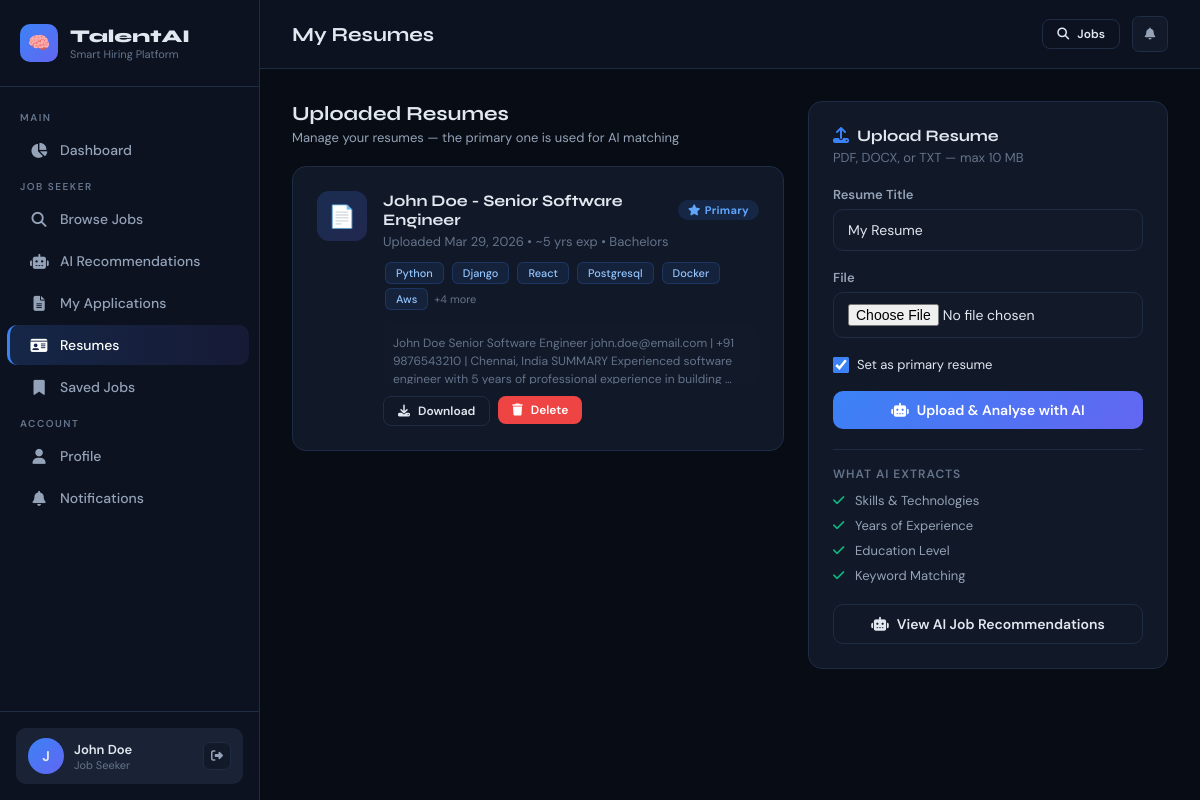
/resumes/ (signed in), run on the app's committed database.
### core/models.py (models this page shows, shortened)
class Resume(models.Model):
    user = models.ForeignKey(User, on_delete=models.CASCADE, related_name='resumes')
    title = models.CharField(max_length=200, default='My Resume')
    file = models.FileField(upload_to='resumes/')
    extracted_text = models.TextField(blank=True)
    skills_extracted = models.TextField(blank=True)
    experience_years = models.FloatField(default=0)
    education_level = models.CharField(max_length=100, blank=True)
    is_primary = models.BooleanField(default=False)
    uploaded_at = models.DateTimeField(auto_now_add=True)
    last_screened = models.DateTimeField(blank=True, null=True)
    class Meta:
        ordering = ['-uploaded_at']

### core/views.py (the view)
# urls.py: path('resumes/', views.resume_list, name='resume_list'),
@login_required
@role_required('user')
def resume_list(request):
    resumes = request.user.resumes.all()
    form = ResumeUploadForm()
    return render(request, 'core/user/resume_list.html', {'resumes': resumes, 'form': form})

### core/forms.py (shortened to what this page needs)
class ResumeUploadForm(forms.ModelForm):
    class Meta:
        model = Resume
        fields = ['title', 'file', 'is_primary']
        widgets = {
            'title': forms.TextInput(attrs={'class': 'form-control', 'placeholder': 'Resume title'}),
            'file': forms.FileInput(attrs={'class': 'form-control', 'accept': '.pdf,.doc,.docx,.txt'}),
            'is_primary': forms.CheckboxInput(attrs={'class': 'form-check-input'}),
        }

### core/context_processors.py (called while the page is built)
def notifications_count(request):
    if request.user.is_authenticated:
        count = request.user.notifications.filter(is_read=False).count()
        if request.user.is_superuser:
            role = 'admin'
            role_display = 'Admin'
        else:
            try:
                profile = request.user.profile
                role = profile.role
                role_display = profile.get_role_display()
            except Exception:
                role = 'user'
                role_display = 'Job Seeker'
        return {
            'unread_notifications_count': count,
            'user_role': role,
            'user_role_display': role_display,
        }
    return {
        'unread_notifications_count': 0,
        'user_role': '',
        'user_role_display': '',
    }

### core/templatetags/core_extras.py (called while the page is built)
@register.filter(name='split')
def split_filter(value, delimiter=','):
    if not value:
        return []
    return [item.strip() for item in str(value).split(delimiter) if item.strip()]

@register.filter(name='subtract')
def subtract(value, arg):
    try:
        return int(value) - int(arg)
    except (ValueError, TypeError):
        return 0

### core/views.py (called while the page is built)
def role_required(*roles):
    def decorator(view_func):
        @wraps(view_func)
        def wrapper(request, *args, **kwargs):
            if not request.user.is_authenticated:
                return redirect('login')
            profile = getattr(request.user, 'profile', None)
            user_role = profile.role if profile else None
            if request.user.is_superuser:
                user_role = 'admin'
            if user_role not in roles:
                messages.error(request, "Access denied for your role.")
                return redirect('dashboard')
            return view_func(request, *args, **kwargs)
        return wrapper
    return decorator

### core/templates/core/user/resume_list.html (shortened to what this page needs)
{% extends "core/base.html" %}
{% load core_extras %}
{% block page_title %}My Resumes{% endblock %}
{% block content %}
<div style="display:grid;grid-template-columns:1fr 360px;gap:24px;">
  <div>
    <div class="section-header">
      <div>
        <div class="section-title">Uploaded Resumes</div>
        <div class="section-subtitle">Manage your resumes — the primary one is used for AI matching</div>
      </div>
    </div>
    {% if resumes %}
    {% for resume in resumes %}
    <div class="card" style="margin-bottom:14px;">
      <div style="display:flex;align-items:flex-start;gap:16px;">
        <div style="width:50px;height:50px;background:linear-gradient(135deg,rgba(59,130,246,0.2),rgba(99,102,241,0.2));border-radius:12px;display:flex;align-items:center;justify-content:center;font-size:22px;flex-shrink:0;">
          📄
        </div>
        <div style="flex:1;min-width:0;">
          <div style="display:flex;align-items:center;gap:8px;margin-bottom:4px;">
            <h3 style="font-family:'Syne',sans-serif;font-size:16px;font-weight:700;">{{ resume.title }}</h3>
            {% if resume.is_primary %}
            <span class="badge badge-blue"><i class="fas fa-star"></i> Primary</span>
            {% endif %}
          </div>
          <div style="font-size:13px;color:var(--text3);margin-bottom:10px;">
            Uploaded {{ resume.uploaded_at|date:"M d, Y" }}
            {% if resume.experience_years %} &bull; ~{{ resume.experience_years|floatformat:0 }} yrs exp{% endif %}
            {% if resume.education_level %} &bull; {{ resume.education_level|title }}{% endif %}
          </div>
          {% if resume.skills_extracted %}
          {% with all_skills=resume.skills_extracted|split:"," %}
          <div style="margin-bottom:12px;">
            {% for skill in all_skills|slice:":6" %}
            <span class="skill-tag">{{ skill|title }}</span>
            {% endfor %}
            {% if all_skills|length > 6 %}
            <span style="font-size:11px;color:var(--text3);"> +{{ all_skills|length|subtract:6 }} more</span>
            {% endif %}
          </div>
          {% endwith %}
          {% endif %}
          {% if resume.extracted_text %}
          <div style="background:var(--bg3);border-radius:8px;padding:10px;font-size:12px;color:var(--text3);line-height:1.5;max-height:60px;overflow:hidden;margin-bottom:12px;">
            {{ resume.extracted_text|truncatechars:180 }}
          </div>
          {% endif %}
          <div style="display:flex;gap:8px;flex-wrap:wrap;">
            <a href="{{ resume.file.url }}" target="_blank" class="btn btn-outline btn-sm"><i class="fas fa-download"></i> Download</a>
            <form method="post" action="{% url 'delete_resume' resume.pk %}" onsubmit="return confirm('Delete this resume?')">
              <button type="submit" class="btn btn-danger btn-sm"><i class="fas fa-trash"></i> Delete</button>
            </form>
          </div>
        </div>
      </div>
    </div>
    {% endfor %}
    {% endif %}
  </div>
  <div>
    <div class="card" style="position:sticky;top:80px;">
      <div class="card-title" style="margin-bottom:4px;"><i class="fas fa-upload" style="color:#3b82f6;margin-right:8px;"></i>Upload Resume</div>
      <div style="font-size:13px;color:var(--text3);margin-bottom:20px;">PDF, DOCX, or TXT — max 10 MB</div>
      <form method="post" action="{% url 'upload_resume' %}" enctype="multipart/form-data">
        <div class="form-group">
          <label class="form-label">Resume Title</label>
          <input type="text" name="title" class="form-control" placeholder="e.g. Software Engineer Resume" value="My Resume">
        </div>
        <div class="form-group">
          <label class="form-label">File</label>
          <input type="file" name="file" class="form-control" accept=".pdf,.doc,.docx,.txt" required>
        </div>
        <div class="form-group">
          <label class="form-check">
            <input type="checkbox" name="is_primary" class="form-check-input" checked>
            <span style="font-size:13px;">Set as primary resume</span>
          </label>
        </div>
        <button type="submit" class="btn btn-primary w-100" style="justify-content:center;">
          <i class="fas fa-robot"></i> Upload &amp; Analyse with AI
        </button>
      </form>
      <div style="margin-top:20px;padding-top:16px;border-top:1px solid var(--border);">
        <div style="font-size:12px;font-weight:600;color:var(--text3);text-transform:uppercase;letter-spacing:1px;margin-bottom:10px;">What AI Extracts</div>
        {% for item in "Skills & Technologies|Years of Experience|Education Level|Keyword Matching"|split:"|" %}
        <div style="display:flex;align-items:center;gap:8px;margin-bottom:8px;font-size:13px;color:var(--text2);">
          <i class="fas fa-check" style="color:#10b981;width:14px;"></i> {{ item }}
        </div>
        {% endfor %}
      </div>
      <a href="{% url 'recommendations' %}" class="btn btn-outline w-100" style="margin-top:12px;justify-content:center;">
        <i class="fas fa-robot"></i> View AI Job Recommendations
      </a>
    </div>
  </div>
</div>
{% endblock %}

### core/templates/core/base.html (shortened to what this page needs)
<!DOCTYPE html>
<html lang="en">
<head>
  <link rel="stylesheet" href="https://cdnjs.cloudflare.com/ajax/libs/font-awesome/6.5.0/css/all.min.css">
</head>
<body>
{% if user.is_authenticated %}
<div class="app-layout">
  <aside class="sidebar" id="sidebar">
    <div class="sidebar-logo">
      <div class="logo-icon">🧠</div>
      <div>
        <div class="logo-text">TalentAI</div>
        <div class="logo-sub">Smart Hiring Platform</div>
      </div>
    </div>
    <nav class="sidebar-nav">
      <div class="nav-section-label">Main</div>
      <a href="{% url 'dashboard' %}" class="nav-link {% if request.resolver_match.url_name == 'dashboard' %}active{% endif %}">
        <i class="fas fa-chart-pie"></i> Dashboard
      </a>
      {% if user_role == 'user' or request.user.is_superuser %}
      {% if user_role == 'user' %}
      <div class="nav-section-label">Job Seeker</div>
      <a href="{% url 'job_list' %}" class="nav-link {% if request.resolver_match.url_name == 'job_list' %}active{% endif %}">
        <i class="fas fa-search"></i> Browse Jobs
      </a>
      <a href="{% url 'recommendations' %}" class="nav-link {% if request.resolver_match.url_name == 'recommendations' %}active{% endif %}">
        <i class="fas fa-robot"></i> AI Recommendations
      </a>
      <a href="{% url 'my_applications' %}" class="nav-link {% if request.resolver_match.url_name == 'my_applications' %}active{% endif %}">
        <i class="fas fa-file-alt"></i> My Applications
      </a>
      <a href="{% url 'resume_list' %}" class="nav-link {% if request.resolver_match.url_name == 'resume_list' %}active{% endif %}">
        <i class="fas fa-id-card"></i> Resumes
      </a>
      <a href="{% url 'saved_jobs' %}" class="nav-link {% if request.resolver_match.url_name == 'saved_jobs' %}active{% endif %}">
        <i class="fas fa-bookmark"></i> Saved Jobs
      </a>
      {% endif %}
      {% endif %}
      <div class="nav-section-label">Account</div>
      <a href="{% url 'profile' %}" class="nav-link {% if request.resolver_match.url_name == 'profile' %}active{% endif %}">
        <i class="fas fa-user"></i> Profile
      </a>
      <a href="{% url 'notifications' %}" class="nav-link {% if request.resolver_match.url_name == 'notifications' %}active{% endif %}">
        <i class="fas fa-bell"></i> Notifications
      </a>
    </nav>
    <div class="sidebar-user">
      <div class="user-card">
        <div class="user-avatar">{{ request.user.first_name|first|upper|default:request.user.username|first|upper }}</div>
        <div>
          <div class="user-name">{{ request.user.get_full_name|default:request.user.username }}</div>
          <div class="user-role">{{ user_role_display|default:"Admin" }}</div>
        </div>
        <div class="user-actions">
          <a href="{% url 'logout' %}" class="icon-btn" title="Logout"><i class="fas fa-sign-out-alt"></i></a>
        </div>
      </div>
    </div>
  </aside>
  <main class="main-content">
    <div class="topbar">
      <div class="d-flex gap-3">
        <span class="topbar-title">{% block page_title %}Dashboard{% endblock %}</span>
      </div>
      <div class="topbar-right">
        <a href="{% url 'job_list' %}" class="btn btn-outline btn-sm"><i class="fas fa-search"></i> Jobs</a>
        <a href="{% url 'notifications' %}" class="icon-btn" style="width:36px;height:36px;">
          <i class="fas fa-bell"></i>
        </a>
      </div>
    </div>
    <div class="page-body">
      {% block content %}{% endblock %}
    </div>
  </main>
</div>
{% else %}
  {% block public_content %}{% endblock %}
{% endif %}
</body>
</html>

### data on the page
Resume: title "John Doe - Senior Software Engineer", is_primary True (drawn), uploaded_at "Mar 29, 2026", experience_years "5", education_level "Bachelors", all_skills "Python" "Django" "React" "Postgresql" "Docker" "Aws", value "4", extracted_text "John Doe Senior Software Engineer john.doe@email.com | +91 9876543210 | Chennai, India SUMMARY Experienced software engineer with 5 years of professional experience in building …"

### other printed values
{{ request.user.get_full_name|default:request.user.username }} "John Doe"
{{ user_role_display|default:"Admin" }} "Job Seeker"
{{ item }} "Skills & Technologies" "Years of Experience" "Education Level" "Keyword Matching"
